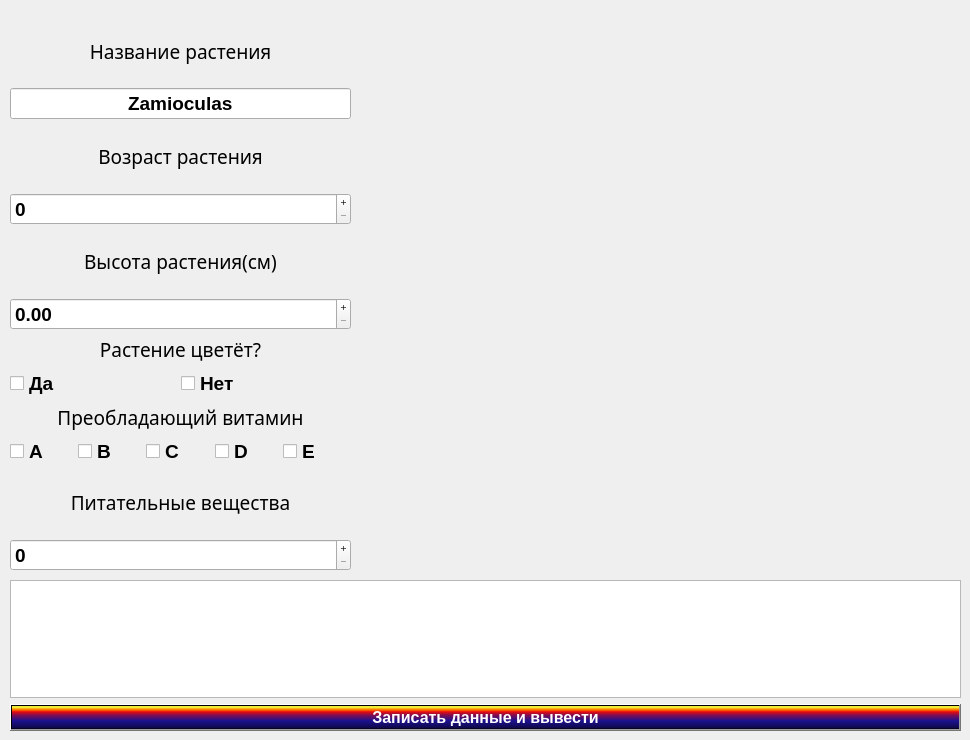
    <widget class="QWidget" name="page_4">
     <widget class="QWidget" name="verticalLayoutWidget_13">
      <property name="geometry">
       <rect>
        <x>10</x>
        <y>20</y>
        <width>341</width>
        <height>551</height>
       </rect>
      </property>
      <layout class="QVBoxLayout" name="verticalLayout_25" stretch="0,0,0,0,0,0">
       <property name="spacing">
        <number>6</number>
       </property>
       <property name="leftMargin">
        <number>0</number>
       </property>
       <item>
        <layout class="QVBoxLayout" name="verticalLayout_26">
         <item>
          <widget class="QLabel" name="label_22">
           <property name="font">
            <font>
             <family>Waree</family>
             <pointsize>14</pointsize>
             <bold>false</bold>
            </font>
           </property>
           <property name="text">
            <string>Название растения</string>
           </property>
           <property name="alignment">
            <set>Qt::AlignCenter</set>
           </property>
          </widget>
         </item>
         <item>
          <widget class="QLineEdit" name="nameEdit_4">
           <property name="font">
            <font>
             <pointsize>14</pointsize>
             <bold>true</bold>
            </font>
           </property>
           <property name="text">
            <string>Zamioculas</string>
           </property>
           <property name="alignment">
            <set>Qt::AlignCenter</set>
           </property>
           <property name="readOnly">
            <bool>true</bool>
           </property>
          </widget>
         </item>
        </layout>
       </item>
       <item>
        <layout class="QVBoxLayout" name="verticalLayout_27">
         <item>
          <widget class="QLabel" name="label_23">
           <property name="font">
            <font>
             <family>Waree</family>
             <pointsize>14</pointsize>
             <bold>false</bold>
            </font>
           </property>
           <property name="text">
            <string>Возраст растения</string>
           </property>
           <property name="alignment">
            <set>Qt::AlignCenter</set>
           </property>
          </widget>
         </item>
         <item>
          <widget class="QSpinBox" name="ageBox_4">
           <property name="font">
            <font>
             <pointsize>14</pointsize>
             <bold>true</bold>
            </font>
           </property>
           <property name="buttonSymbols">
            <enum>QAbstractSpinBox::PlusMinus</enum>
           </property>
           <property name="maximum">
            <number>9999</number>
           </property>
          </widget>
         </item>
        </layout>
       </item>
       <item>
        <layout class="QVBoxLayout" name="verticalLayout_28">
         <item>
          <widget class="QLabel" name="label_24">
           <property name="font">
            <font>
             <family>Waree</family>
             <pointsize>14</pointsize>
             <bold>false</bold>
            </font>
           </property>
           <property name="text">
            <string>Высота растения(см)</string>
           </property>
           <property name="alignment">
            <set>Qt::AlignCenter</set>
           </property>
          </widget>
         </item>
         <item>
          <widget class="QDoubleSpinBox" name="heightBox_4">
           <property name="font">
            <font>
             <pointsize>14</pointsize>
             <bold>true</bold>
            </font>
           </property>
           <property name="buttonSymbols">
            <enum>QAbstractSpinBox::PlusMinus</enum>
           </property>
           <property name="maximum">
            <double>99999.990000000005239</double>
           </property>
          </widget>
         </item>
        </layout>
       </item>
       <item>
        <layout class="QVBoxLayout" name="verticalLayout_29">
         <item>
          <widget class="QLabel" name="label_25">
           <property name="sizePolicy">
            <sizepolicy hsizetype="Preferred" vsizetype="Fixed">
             <horstretch>0</horstretch>
             <verstretch>0</verstretch>
            </sizepolicy>
           </property>
           <property name="font">
            <font>
             <family>Waree</family>
             <pointsize>14</pointsize>
             <bold>false</bold>
            </font>
           </property>
           <property name="text">
            <string>Растение цветёт?</string>
           </property>
           <property name="alignment">
            <set>Qt::AlignCenter</set>
           </property>
          </widget>
         </item>
         <item>
          <layout class="QHBoxLayout" name="horizontalLayout_7">
           <property name="spacing">
            <number>0</number>
           </property>
           <property name="sizeConstraint">
            <enum>QLayout::SetDefaultConstraint</enum>
           </property>
           <item>
            <widget class="QCheckBox" name="yesBox_4">
             <property name="sizePolicy">
              <sizepolicy hsizetype="Minimum" vsizetype="Fixed">
               <horstretch>0</horstretch>
               <verstretch>0</verstretch>
              </sizepolicy>
             </property>
             <property name="font">
              <font>
               <pointsize>14</pointsize>
               <bold>true</bold>
              </font>
             </property>
             <property name="text">
              <string>Да</string>
             </property>
             <attribute name="buttonGroup">
              <string notr="true">buttonGroup_7</string>
             </attribute>
            </widget>
           </item>
           <item>
            <widget class="QCheckBox" name="noBox_4">
             <property name="sizePolicy">
              <sizepolicy hsizetype="Preferred" vsizetype="Fixed">
               <horstretch>0</horstretch>
               <verstretch>0</verstretch>
              </sizepolicy>
             </property>
             <property name="font">
              <font>
               <pointsize>14</pointsize>
               <bold>true</bold>
              </font>
             </property>
             <property name="text">
              <string>Нет</string>
             </property>
             <attribute name="buttonGroup">
              <string notr="true">buttonGroup_7</string>
             </attribute>
            </widget>
           </item>
          </layout>
         </item>
        </layout>
       </item>
       <item>
        <layout class="QVBoxLayout" name="verticalLayout_30">
         <item>
          <widget class="QLabel" name="label_26">
           <property name="sizePolicy">
            <sizepolicy hsizetype="Preferred" vsizetype="Fixed">
             <horstretch>0</horstretch>
             <verstretch>0</verstretch>
            </sizepolicy>
           </property>
           <property name="font">
            <font>
             <family>Waree</family>
             <pointsize>14</pointsize>
             <bold>false</bold>
            </font>
           </property>
           <property name="text">
            <string>Преобладающий витамин</string>
           </property>
           <property name="alignment">
            <set>Qt::AlignCenter</set>
           </property>
          </widget>
         </item>
         <item>
          <layout class="QHBoxLayout" name="horizontalLayout_8">
           <property name="spacing">
            <number>0</number>
           </property>
           <property name="sizeConstraint">
            <enum>QLayout::SetDefaultConstraint</enum>
           </property>
           <item>
            <widget class="QCheckBox" name="aBox_4">
             <property name="sizePolicy">
              <sizepolicy hsizetype="Minimum" vsizetype="Fixed">
               <horstretch>0</horstretch>
               <verstretch>0</verstretch>
              </sizepolicy>
             </property>
             <property name="font">
              <font>
               <pointsize>14</pointsize>
               <bold>true</bold>
              </font>
             </property>
             <property name="text">
              <string>A</string>
             </property>
             <attribute name="buttonGroup">
              <string notr="true">buttonGroup_8</string>
             </attribute>
            </widget>
           </item>
           <item>
            <widget class="QCheckBox" name="bBox_4">
             <property name="sizePolicy">
              <sizepolicy hsizetype="Minimum" vsizetype="Fixed">
               <horstretch>0</horstretch>
               <verstretch>0</verstretch>
              </sizepolicy>
             </property>
             <property name="font">
              <font>
               <pointsize>14</pointsize>
               <bold>true</bold>
              </font>
             </property>
             <property name="text">
              <string>B</string>
             </property>
             <attribute name="buttonGroup">
              <string notr="true">buttonGroup_8</string>
             </attribute>
            </widget>
           </item>
           <item>
            <widget class="QCheckBox" name="cBox_4">
             <property name="sizePolicy">
              <sizepolicy hsizetype="Minimum" vsizetype="Fixed">
               <horstretch>0</horstretch>
               <verstretch>0</verstretch>
              </sizepolicy>
             </property>
             <property name="font">
              <font>
               <pointsize>14</pointsize>
               <bold>true</bold>
              </font>
             </property>
             <property name="text">
              <string>C</string>
             </property>
             <attribute name="buttonGroup">
              <string notr="true">buttonGroup_8</string>
             </attribute>
            </widget>
           </item>
           <item>
            <widget class="QCheckBox" name="dBox_4">
             <property name="sizePolicy">
              <sizepolicy hsizetype="Preferred" vsizetype="Fixed">
               <horstretch>0</horstretch>
               <verstretch>0</verstretch>
              </sizepolicy>
             </property>
             <property name="font">
              <font>
               <pointsize>14</pointsize>
               <bold>true</bold>
              </font>
             </property>
             <property name="text">
              <string>D</string>
             </property>
             <attribute name="buttonGroup">
              <string notr="true">buttonGroup_8</string>
             </attribute>
            </widget>
           </item>
           <item>
            <widget class="QCheckBox" name="eBox_4">
             <property name="sizePolicy">
              <sizepolicy hsizetype="Preferred" vsizetype="Fixed">
               <horstretch>0</horstretch>
               <verstretch>0</verstretch>
              </sizepolicy>
             </property>
             <property name="font">
              <font>
               <pointsize>14</pointsize>
               <bold>true</bold>
              </font>
             </property>
             <property name="text">
              <string>E</string>
             </property>
             <attribute name="buttonGroup">
              <string notr="true">buttonGroup_8</string>
             </attribute>
            </widget>
           </item>
          </layout>
         </item>
        </layout>
       </item>
       <item>
        <layout class="QVBoxLayout" name="verticalLayout_31">
         <item>
          <widget class="QLabel" name="label_27">
           <property name="font">
            <font>
             <family>Waree</family>
             <pointsize>14</pointsize>
             <bold>false</bold>
            </font>
           </property>
           <property name="text">
            <string>Питательные вещества</string>
           </property>
           <property name="alignment">
            <set>Qt::AlignCenter</set>
           </property>
          </widget>
         </item>
         <item>
          <widget class="QSpinBox" name="nutrientsBox_4">
           <property name="font">
            <font>
             <pointsize>14</pointsize>
             <bold>true</bold>
            </font>
           </property>
           <property name="buttonSymbols">
            <enum>QAbstractSpinBox::PlusMinus</enum>
           </property>
           <property name="maximum">
            <number>9999</number>
           </property>
          </widget>
         </item>
        </layout>
       </item>
      </layout>
     </widget>
     <widget class="QPushButton" name="nextButton_4">
      <property name="geometry">
       <rect>
        <x>860</x>
        <y>520</y>
        <width>101</width>
        <height>41</height>
       </rect>
      </property>
      <property name="text">
       <string/>
      </property>
      <property name="icon">
       <iconset resource="res.qrc">
        <normaloff>:/new/image/plant/next.png</normaloff>:/new/image/plant/next.png</iconset>
      </property>
      <property name="iconSize">
       <size>
        <width>100</width>
        <height>80</height>
       </size>
      </property>
      <property name="flat">
       <bool>true</bool>
      </property>
     </widget>
     <widget class="QWidget" name="verticalLayoutWidget_14">
      <property name="geometry">
       <rect>
        <x>10</x>
        <y>580</y>
        <width>951</width>
        <height>151</height>
       </rect>
      </property>
      <layout class="QVBoxLayout" name="verticalLayout_32">
       <item>
        <widget class="QTextEdit" name="textEdit_4"/>
       </item>
       <item>
        <widget class="QPushButton" name="pushInputButton_4">
         <property name="font">
          <font>
           <pointsize>12</pointsize>
           <bold>true</bold>
          </font>
         </property>
         <property name="styleSheet">
          <string notr="true">background-color: qlineargradient(spread:pad, x1:0, y1:1, x2:0, y2:0, stop:0 rgba(0, 0, 0, 255), stop:0.05 rgba(14, 8, 73, 255), stop:0.36 rgba(28, 17, 145, 255), stop:0.6 rgba(126, 14, 81, 255), stop:0.75 rgba(234, 11, 11, 255), stop:0.79 rgba(244, 70, 5, 255), stop:0.86 rgba(255, 136, 0, 255), stop:0.935 rgba(239, 236, 55, 255));
color: rgb(255, 255, 255);</string>
         </property>
         <property name="text">
          <string>Записать данные и вывести</string>
         </property>
        </widget>
       </item>
      </layout>
     </widget>
     <widget class="QLabel" name="label_28">
      <property name="geometry">
       <rect>
        <x>550</x>
        <y>20</y>
        <width>411</width>
        <height>481</height>
       </rect>
      </property>
      <property name="autoFillBackground">
       <bool>false</bool>
      </property>
      <property name="styleSheet">
       <string notr="true">border-image: url(:/new/image/plant/zamioculcas.jpg);</string>
      </property>
      <property name="frameShape">
       <enum>QFrame::NoFrame</enum>
      </property>
      <property name="frameShadow">
       <enum>QFrame::Sunken</enum>
      </property>
      <property name="lineWidth">
       <number>0</number>
      </property>
      <property name="midLineWidth">
       <number>0</number>
      </property>
      <property name="text">
       <string/>
      </property>
      <property name="scaledContents">
       <bool>false</bool>
      </property>
     </widget>
    </widget>
